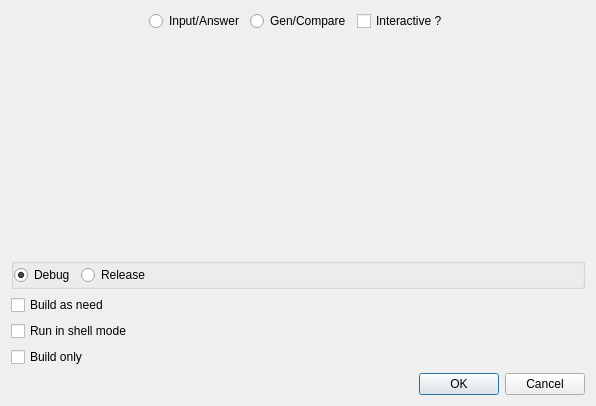
<?xml version="1.0" encoding="UTF-8"?>
<ui version="4.0">
 <class>TestParamsD</class>
 <widget class="QDialog" name="TestParamsD">
  <property name="geometry">
   <rect>
    <x>0</x>
    <y>0</y>
    <width>596</width>
    <height>406</height>
   </rect>
  </property>
  <property name="windowTitle">
   <string>Test Parameters</string>
  </property>
  <layout class="QVBoxLayout" name="verticalLayout_2">
   <item>
    <layout class="QHBoxLayout" name="horizontalLayout_3">
     <item>
      <spacer name="horizontalSpacer_3">
       <property name="orientation">
        <enum>Qt::Horizontal</enum>
       </property>
       <property name="sizeHint" stdset="0">
        <size>
         <width>40</width>
         <height>20</height>
        </size>
       </property>
      </spacer>
     </item>
     <item>
      <layout class="QVBoxLayout" name="verticalLayout">
       <item>
        <layout class="QHBoxLayout" name="horizontalLayout">
         <item>
          <widget class="QRadioButton" name="radioButton">
           <property name="text">
            <string>Input/Answer</string>
           </property>
          </widget>
         </item>
         <item>
          <widget class="QRadioButton" name="radioButton_2">
           <property name="text">
            <string>Gen/Compare</string>
           </property>
          </widget>
         </item>
         <item>
          <widget class="QCheckBox" name="interactiveCheckBox">
           <property name="text">
            <string>Interactive ?</string>
           </property>
          </widget>
         </item>
        </layout>
       </item>
      </layout>
     </item>
     <item>
      <spacer name="horizontalSpacer_4">
       <property name="orientation">
        <enum>Qt::Horizontal</enum>
       </property>
       <property name="sizeHint" stdset="0">
        <size>
         <width>40</width>
         <height>20</height>
        </size>
       </property>
      </spacer>
     </item>
    </layout>
   </item>
   <item>
    <spacer name="verticalSpacer">
     <property name="orientation">
      <enum>Qt::Vertical</enum>
     </property>
     <property name="sizeHint" stdset="0">
      <size>
       <width>20</width>
       <height>40</height>
      </size>
     </property>
    </spacer>
   </item>
   <item>
    <widget class="QGroupBox" name="buildModeGroupBox">
     <property name="flat">
      <bool>true</bool>
     </property>
     <layout class="QHBoxLayout" name="horizontalLayout_4">
      <property name="spacing">
       <number>-1</number>
      </property>
      <property name="leftMargin">
       <number>0</number>
      </property>
      <property name="topMargin">
       <number>0</number>
      </property>
      <property name="rightMargin">
       <number>0</number>
      </property>
      <property name="bottomMargin">
       <number>0</number>
      </property>
      <item>
       <widget class="QRadioButton" name="buildDebugRadioButton">
        <property name="text">
         <string>Debug</string>
        </property>
        <property name="checked">
         <bool>true</bool>
        </property>
       </widget>
      </item>
      <item>
       <widget class="QRadioButton" name="buildReleaseRadioButton">
        <property name="text">
         <string>Release</string>
        </property>
       </widget>
      </item>
      <item>
       <spacer name="horizontalSpacer_2">
        <property name="orientation">
         <enum>Qt::Horizontal</enum>
        </property>
        <property name="sizeHint" stdset="0">
         <size>
          <width>40</width>
          <height>20</height>
         </size>
        </property>
       </spacer>
      </item>
     </layout>
    </widget>
   </item>
   <item>
    <widget class="QCheckBox" name="buildAsNeedCheckBox">
     <property name="text">
      <string>Build as need</string>
     </property>
    </widget>
   </item>
   <item>
    <widget class="QCheckBox" name="runinshellCheckBox">
     <property name="text">
      <string>Run in shell mode</string>
     </property>
    </widget>
   </item>
   <item>
    <widget class="QCheckBox" name="checkBox">
     <property name="text">
      <string>Build only</string>
     </property>
    </widget>
   </item>
   <item>
    <widget class="QDialogButtonBox" name="buttonBox">
     <property name="orientation">
      <enum>Qt::Horizontal</enum>
     </property>
     <property name="standardButtons">
      <set>QDialogButtonBox::Cancel|QDialogButtonBox::Ok</set>
     </property>
    </widget>
   </item>
  </layout>
 </widget>
 <resources/>
 <connections>
  <connection>
   <sender>buttonBox</sender>
   <signal>accepted()</signal>
   <receiver>TestParamsD</receiver>
   <slot>accept()</slot>
   <hints>
    <hint type="sourcelabel">
     <x>248</x>
     <y>254</y>
    </hint>
    <hint type="destinationlabel">
     <x>157</x>
     <y>274</y>
    </hint>
   </hints>
  </connection>
  <connection>
   <sender>buttonBox</sender>
   <signal>rejected()</signal>
   <receiver>TestParamsD</receiver>
   <slot>reject()</slot>
   <hints>
    <hint type="sourcelabel">
     <x>316</x>
     <y>260</y>
    </hint>
    <hint type="destinationlabel">
     <x>286</x>
     <y>274</y>
    </hint>
   </hints>
  </connection>
 </connections>
</ui>
